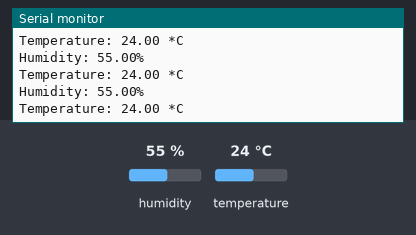
This sketch was run on a simulated ESP8266 (NodeMCU). Parts: the last lines printed to the serial monitor. The test bench sets the inputs (shaded band); at power-on: humidity 55 %, temperature 24 °C. WiFi joins after 1.5 s; servers stay silent unless stated.

Above: at 3.3 s.
3.4 s: humidity set to 22 %
At 4.1 s:
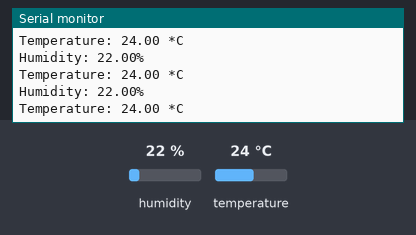
6.4 s: temperature set to 12 °C
At 7.0 s:
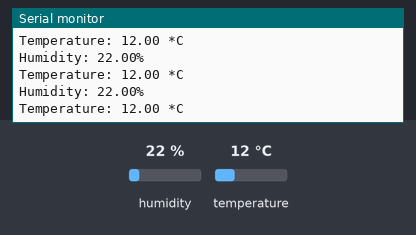
9.4 s: humidity set to 40 %
At 10.0 s:
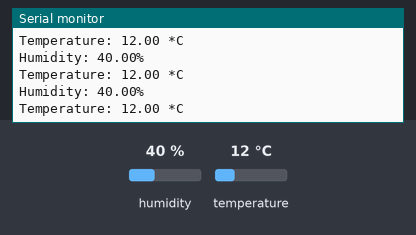
Timing chart, 0 to 12.4 s (numbered marks = the images above; inputs shaded):
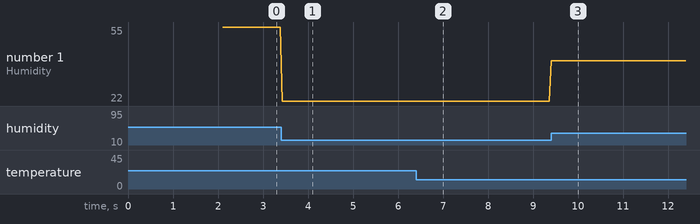

The sketch:

sketch_may12a.ino
```cpp
#include <ESP8266WiFi.h>
#include <BlynkSimpleEsp8266.h>

#define BLYNK_PRINT Serial

#include <Adafruit_Sensor.h>
#include <DHT.h>
#include <DHT_U.h>

#define DHTPIN            5         // Pin which is connected to the DHT sensor.

// Uncomment the type of sensor in use:
#define DHTTYPE           DHT11     // DHT 11

DHT_Unified dht(DHTPIN, DHTTYPE);

uint32_t delayMS;

char ssid[] = "NETGEAR68";
char pass[] = "Quality@qt";

char auth[] = "26165288780344dcb3f8470e4dc4b9ea";        // write your auth code here
void setup()
{
Serial.begin(9600);
  // Initialize device.
  dht.begin();

  sensor_t sensor;
  dht.temperature().getSensor(&sensor);

  // Print humidity sensor details.
  dht.humidity().getSensor(&sensor);

  // Set delay between sensor readings based on sensor details.
  delayMS = sensor.min_delay / 1000;
  //DHT11.attach(5);      // connect pin 2 to the sensor
  Serial.begin(9600);

  Blynk.begin(auth, ssid, pass);
     // start blynk server and connect to the cloud
 while (Blynk.connect() == false) {
    // Wait until connected
  }
}

void loop(){
  // delay(delayMS);
  // Get temperature event and print its value.
  sensors_event_t event;
  dht.temperature().getEvent(&event);
  if (isnan(event.temperature)) {
    Serial.println("Error reading temperature!");
  }
  else {
    Serial.print("Temperature: ");
    Serial.print(event.temperature);
    Serial.println(" *C");
  }
  // Get humidity event and print its value.
  dht.humidity().getEvent(&event);
  if (isnan(event.relative_humidity)) {
    Serial.println("Error reading humidity!");
  }
  else {
    Serial.print("Humidity: ");
    Serial.print(event.relative_humidity);
    Serial.println("%");
  }
 // int chk = DHT11.read();
  float temp ,humid ;
temp  = event.temperature;
humid = event.relative_humidity;

   Blynk.virtualWrite(1, temp);  // Write values to the app
  Blynk.virtualWrite(2, humid);
  //Serial.println(event.temperature);

  Blynk.run();
  //timer.run();

}
```

Measured:
- after the input at 3.4 s, the serial monitor: prints a new line at once (image 1)
- after the input at 6.4 s, the serial monitor: prints a new line at once (image 2)
- after the input at 9.4 s, the serial monitor: prints a new line at once (image 3)
- plotted number 1: 55 → 22 after the input at 3.4 s, 22 → 40 after the input at 9.4 s
